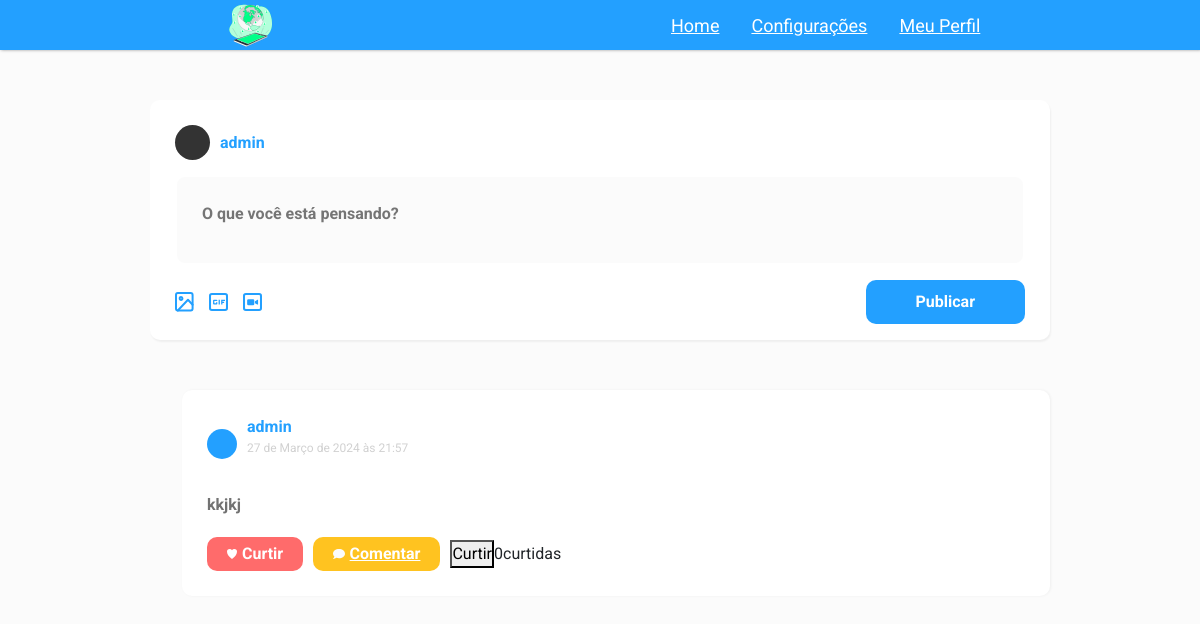
Page /home/home/ (signed in) on the earlier database version.
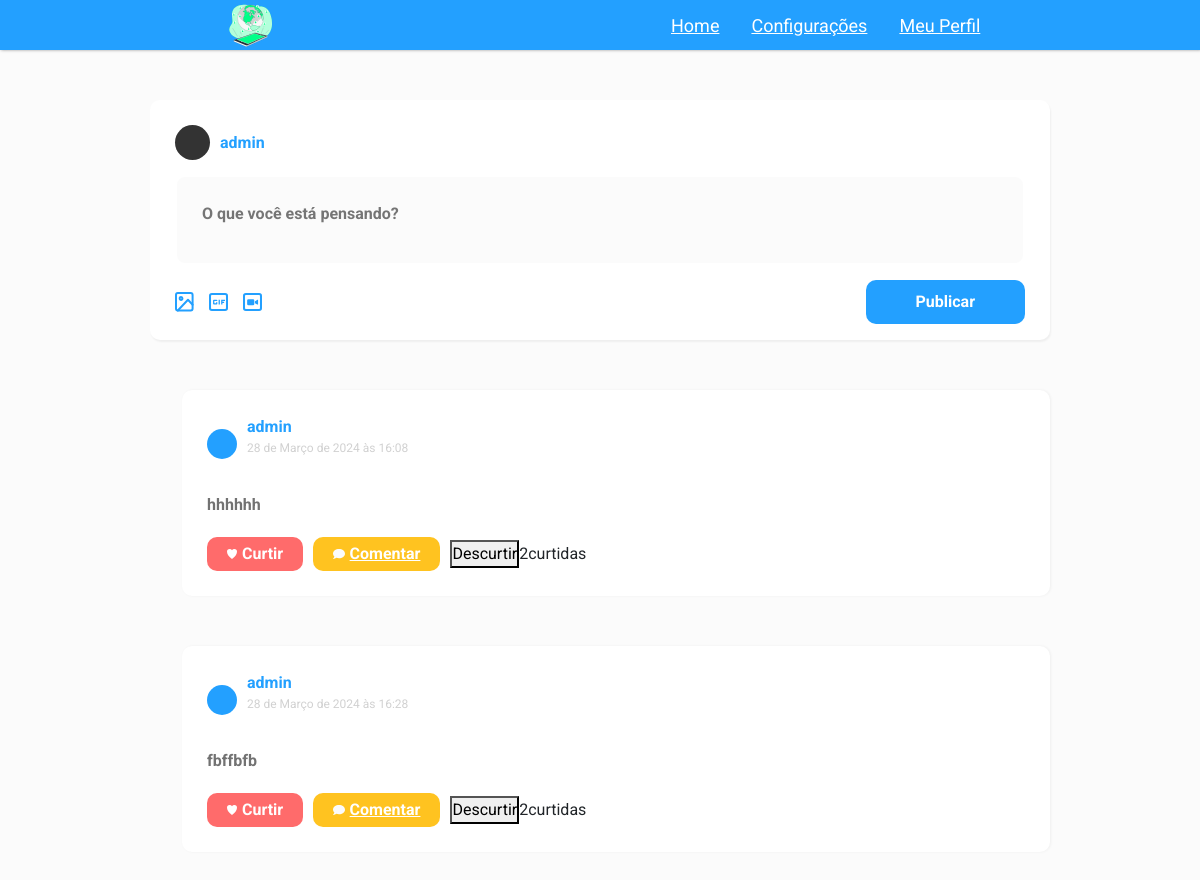
Same page on the later database version.
### home/models.py (models this page shows, shortened)
class Publicacao(models.Model):
    autor = models.ForeignKey(User, on_delete=models.CASCADE)
    conteudo = models.TextField()
    data_publicacao = models.DateTimeField(auto_now_add=True)
    curtidas = models.ManyToManyField(User, related_name='curtidas', blank=True)

### home/views.py (the view)
# urls.py: path('home/', views.home, name="home"),
def home(request):
    if not request.user.is_authenticated:
        return render(request, '/usuarios/logar')
    else:
        publicacoes = Publicacao.objects.all()
        return render(request, 'home.html', {'publicacoes': publicacoes})

### home/templates/home.html (shortened to what this page needs)
{% extends 'base.html' %}
{% load static %}
{% block 'cabecalho' %}
    <link rel="stylesheet" href="{% static 'home/css/home.css' %}">
{% endblock %}
{% block 'conteudo' %}
    <header class="cabecalho">
        <img class="cabecalho-imagem" src="{% static 'home/img/inicial.svg' %}" alt="Logo da rede social">
        <nav class="cabecalho-menu">
            <a class="cabecalho-menu-item" href="{% url 'home' %}">Home</a>
            <a class="cabecalho-menu-item" href="#">Configurações</a>
            <a class="cabecalho-menu-item" href="{% url 'renderizar_perfil' %}">Meu Perfil</a>
        </nav>
    </header>
    <main class="main">
        <div class="newPost">
            <div class="infoUser">
                <div class="imgUser"></div>
                <strong>{{request.user}}</strong>
            </div>
            <form id="post-form" method="POST" action="{% url 'publicacao' %}" class="formPost">{% csrf_token %}
                <textarea id="post-text" name="post-text" placeholder="O que você está pensando?"></textarea>
                <div class="iconsAndButton">
                    <div class="icons">
                        <button class="btnFileForm"><img src="{% static 'home/img/img.svg' %}" alt="Adicionar uma imagem"></button>
                        <button class="btnFileForm"><img src="{% static 'home/img/gif.svg' %}" alt="Adicionar um gif"></button>
                        <button class="btnFileForm"><img src="{% static 'home/img/video.svg' %}" alt="Adicionar um video"></button>
                    </div>
                    <button type="submit" id="post-button" class="btnSubmitForm">Publicar</button>
                </div>
            </form>
        </div>
        <ul class="posts">
            {% for publicacao in publicacoes %}
            <li class="post">
                <div class="infoUserPost">
                    <div class="imgUserPost"></div>
                    <div class="nameAndHour">
                        <strong>{{ publicacao.autor }}</strong>
                        <p>{{ publicacao.data_publicacao }}</p>
                    </div>
                </div>
                <p>{{ publicacao.conteudo }}</p>
                <div class="actionBtnPost">
                    <button type="button" class="filesPost like"><img src="{% static 'home/img/heart.svg' %}" alt="Curtir">Curtir</button>
                    <a class="filesPost comment" href="{% url 'comentarios' publicacao.id %}">
                        <img src="{% static 'home/img/comment.svg' %}" alt="">
                        Comentar
                    </a>
                    <button type="button" id="curtir-button-{{ publicacao.id }}" onclick="curtirPublicacao({{ publicacao.id }})">
                        {% if request.user in publicacao.curtidas.all %}
                            Descurtir
                        {% else %}
                            Curtir
                        {% endif %}
                    </button>
                    <span id="curtidas-publicacao-{{ publicacao.id }}">{{ publicacao.curtidas.count }}</span> curtidas
                </div>
            </li>
            {% endfor %}
        </ul>
    </main>
    {% endblock %}

### templates/base.html (shortened to what this page needs)
{% load static %}
<!DOCTYPE html>
<html lang="pt-br">
<head>
    <link rel="stylesheet" href="{% static 'geral/css/base.css' %}">
    <link href="https://cdn.jsdelivr.net/npm/bootstrap@5.3.2/dist/css/bootstrap.min.css" rel="stylesheet">
    {% block 'cabecalho' %} {% endblock %}
</head>
<body>
    {% block 'conteudo' %} {% endblock %}
</body>
</html>

### templates/static/geral/css/base.css (style rules this page uses)
body { margin: 0; }

### templates/static/home/css/home.css (style rules this page uses)
* { margin: 0; padding: 0; box-sizing: border-box; text-decoration: none; }
body { background: #fbfbfb; font-family: 'Roboto', sans-serif; -webkit-font-smoothing: antialiased !important; }
li { list-style: none; }
header { width: 100%; height: 50px; background: #23a0ff; display: flex; align-items: center; justify-content: center; box-shadow: 1px 0 3px rgba(0, 0, 0, 0.4); }
.cabecalho { display: flex; flex-direction: row; align-items: center; justify-content: space-around; padding: 24px; }
.cabecalho-imagem { height: 60px; }
.cabecalho-menu { display: flex; gap: 32px; }
.cabecalho-menu-item { font-weight: 400; font-size: 18px; color: #fff; }
.main { max-width: 900px; margin: 0 auto; }
.newPost { width: 100%; height: 240px; display: flex; align-items: flex-start; flex-direction: column; margin: 50px 0; padding: 25px; background: #fff; border-radius: 10px; box-shadow: 1px 2px 2px rgba(0, 0, 0, 0.05); }
.infoUser { display: flex; align-items: center; justify-content: center; }
.imgUser { width: 35px; height: 35px; border-radius: 50%; background: #333; }
.infoUser strong { font-size: 16px; color: #23a0ff; margin-left: 10px; }
.formPost { display: flex; flex-direction: column; width: 100%; }
.formPost textarea { background: #fbfbfb; margin: 15px 0; padding: 25px; border-radius: 10px; resize: none; border: 0; height: 90px; outline: none; font-weight: bold; color: #727272; font-family: 'Roboto', sans-serif; border: 2px solid #fff; }
.iconsAndButton { display: flex; align-items: center; justify-content: space-between; }
.icons { width: 100px; display: flex; align-items: center; justify-content: space-between; }
.icons button { outline: none; margin-right: 15px; border: 0; background: #fff; cursor: pointer; display: flex; align-items: center; justify-content: center; }
button.btnSubmitForm { background: #23a0ff; padding: 10px 50px; color: #fff; font-weight: bold; cursor: pointer; border: 0; border-radius: 10px; transition: background 0.2s; }
li.post { margin-bottom: 50px; background: #fff; width: 100%; border-radius: 10px; padding: 25px; box-shadow: 1px 0 3px rgba(0, 0, 0, 0.05); }
.infoUserPost { display: flex; align-items: center; }
.imgUserPost { width: 30px; height: 30px; border-radius: 50%; background: #23a0ff; }
.nameAndHour { margin-left: 10px; }
.nameAndHour>strong { color: #23a0ff; }
.nameAndHour>p { color: #d1d1d1; font-size: 12px; }
.post>p { width: 100%; margin: 20px 0; font-weight: bold; color: #727272; }
.actionBtnPost { display: flex; align-items: center; }
.filesPost { padding: 5px 20px; border: 0; display: flex; align-items: center; justify-content: center; outline: none; margin-right: 10px; border-radius: 10px; cursor: pointer; color: #fff; font-weight: bold; transition: background 0.2s; }
.filesPost img { margin-right: 5px; }
.like { background: #ff6b6b; }
.comment { background: #ffc320; }

Differences in the rows shown:
removed Publicacao: autor "admin", data_publicacao "27 de Março de 2024 às 21:57", conteudo "kkjkj", shows "Curtir", curtidas.count "0"
added Publicacao: autor "admin", data_publicacao "28 de Março de 2024 às 16:08", conteudo "hhhhhh", shows "Descurtir", curtidas.count "2"
added Publicacao: autor "admin", data_publicacao "28 de Março de 2024 às 16:28", conteudo "fbffbfb", shows "Descurtir", curtidas.count "2"
